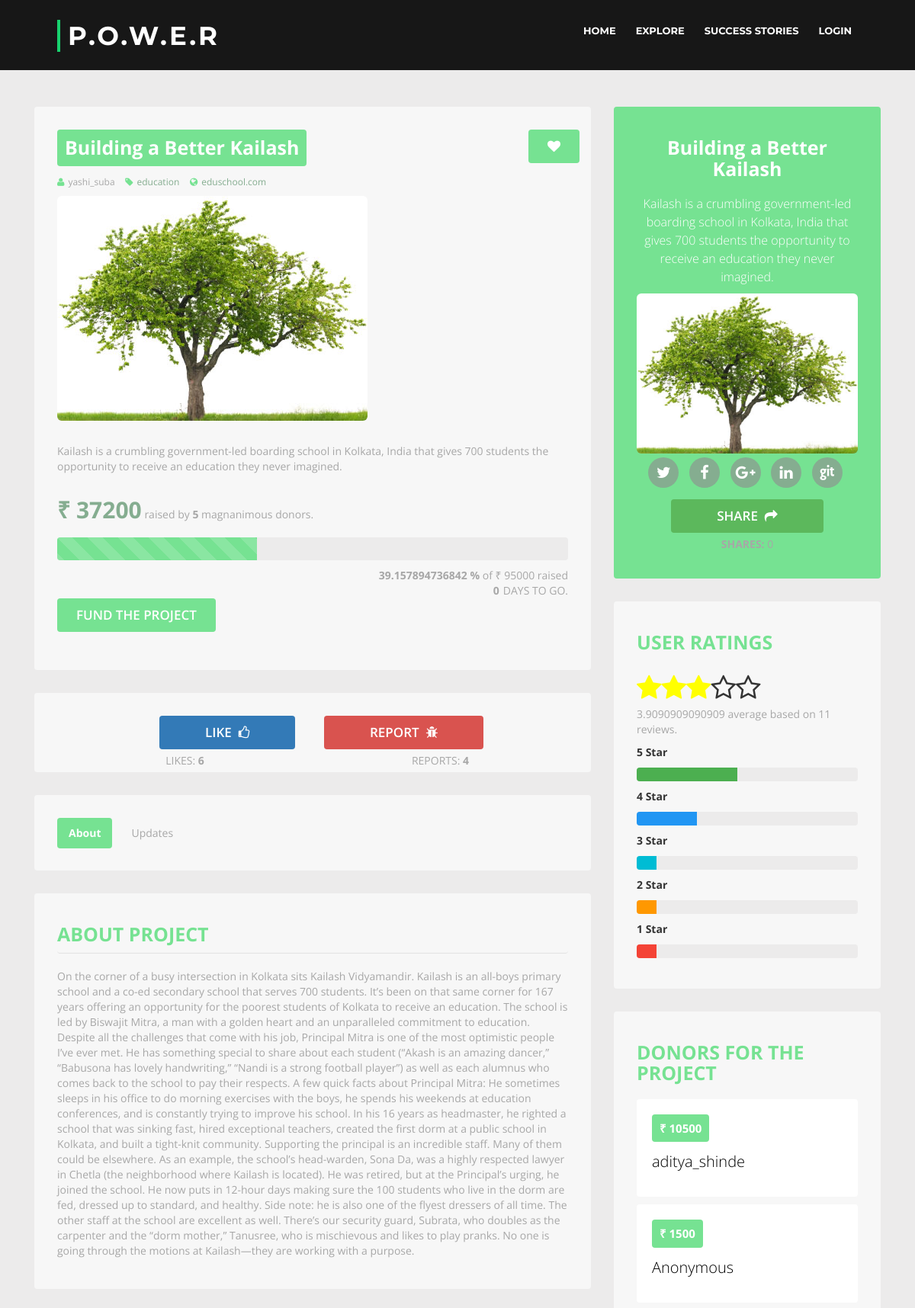
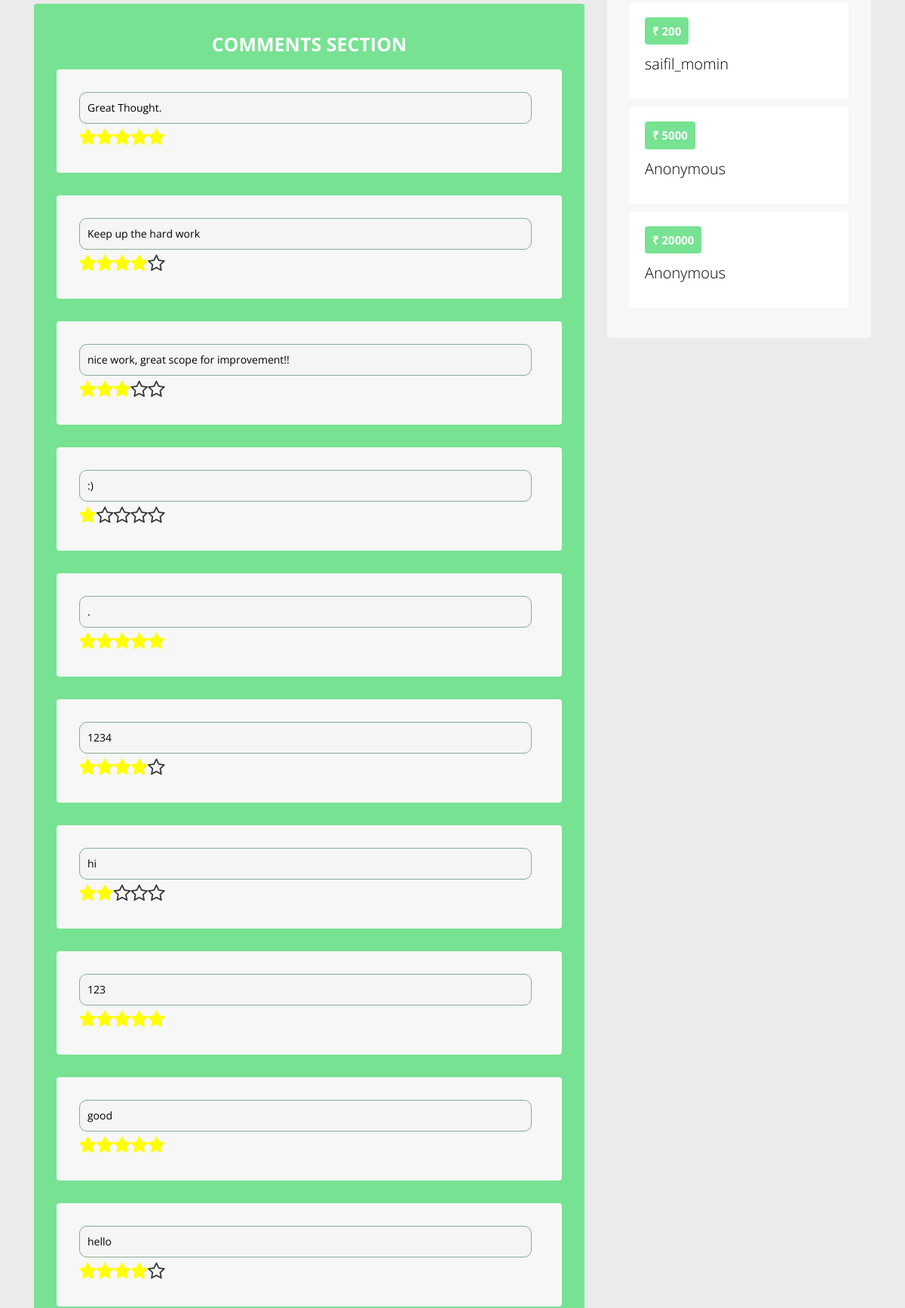
Page /project_details_both.php (upper part) on the committed database (2 pictures, top to bottom).
### tables this page shows
CREATE TABLE `project` (
  `project_id` int(11) NOT NULL,
  `user_id` int(11) NOT NULL,
  `project_title` varchar(100) NOT NULL DEFAULT 'Not Defined' COMMENT 'Title of the project (max 100 characters)',
  `project_short_description` varchar(300) NOT NULL DEFAULT 'Not Defined' COMMENT 'max 300 characters',
  `project_description` varchar(2500) NOT NULL DEFAULT 'Not Defined' COMMENT 'max 2500 characters',
  `project_image` varchar(500) DEFAULT NULL,
  `project_category` varchar(100) NOT NULL,
  `project_location` varchar(100) NOT NULL,
  `project_website` varchar(500) DEFAULT NULL COMMENT 'url of the website for the project ',
  `project_funds` int(11) DEFAULT NULL COMMENT 'amount required for the  project',
  `project_people` int(11) DEFAULT NULL COMMENT 'number of people to be hired',
  `project_deadline` int(11) NOT NULL DEFAULT '0' COMMENT 'number of days for the project',
  `project_timestamp` timestamp NOT NULL DEFAULT CURRENT_TIMESTAMP,
  `project_likes` int(11) NOT NULL DEFAULT '0',
  `project_shares` int(11) NOT NULL DEFAULT '0',
  `project_reports` int(11) NOT NULL DEFAULT '0',
  `project_photo` blob NOT NULL COMMENT 'detailed image data (bits based) received from the server',
  `project_funds_received` int(11) NOT NULL DEFAULT '0',
  `project_people_hired` int(11) NOT NULL DEFAULT '0',
  `project_score` int(11) NOT NULL
);

CREATE TABLE `user` (
  `user_id` int(11) NOT NULL COMMENT 'auto incremented user id',
  `user_name` varchar(30) NOT NULL,
  `password` varchar(30) NOT NULL,
  `type` tinyint(4) NOT NULL COMMENT 'individual=0, organization=1',
  `about_me` text NOT NULL,
  `education` text NOT NULL,
  `languages` text NOT NULL,
  `skills` text NOT NULL,
  `rewards` text NOT NULL
);

CREATE TABLE `comment` (
  `comment_id` int(11) NOT NULL,
  `project_id` int(11) NOT NULL,
  `comment` text NOT NULL,
  `rating` int(11) NOT NULL
);

CREATE TABLE `donor` (
  `donor_id` int(11) NOT NULL,
  `user_id` int(11) NOT NULL,
  `project_id` int(11) NOT NULL,
  `donation_amount` int(11) NOT NULL,
  `donation_type` int(1) NOT NULL DEFAULT '0' COMMENT 'anonymous=1 or else 0'
);

### public/project_details_both.php (the view, shortened to what this page needs)
<?php include '../includes/layouts/header.php';?>
<?php
$query1="select * from project where project_id=1";
$query2="select u.user_name from user u,project p where p.user_id=u.user_id and p.project_id=1";
$query3="select * from donor where project_id=1";
$query7="select * from comment where project_id=1";
if ($result1=mysqli_query($conn,$query1))
{
	$row1=mysqli_fetch_array($result1);
}
if($result2=mysqli_query($conn,$query2)){
	$row2=mysqli_fetch_array($result2);
}
$result3=mysqli_query($conn,$query3);
$count=0;$amount=0;
while($row3 = mysqli_fetch_assoc($result3)){
	$count++;
	foreach($row3 as $key => $val){
		if($key=='donation_amount'){
			$amount=$amount+$val;
		}
	}
}
$percent=$amount*100/$row1['project_funds'];
$result6=mysqli_query($conn,$query3);
$result7=mysqli_query($conn,$query7);
?>
<head>
	<link href="assets/css/bootstrap.min.css" rel="stylesheet">
	<link href="css/project-details_style.css" rel="stylesheet">
</head>
<body>
	<div class="main-content">
		<div class="container">
			<div class="row">
				<div class="content col-md-8 col-sm-12 col-xs-12">
					<div class="section-block">
						<div class="funding-meta">
							<h1><?php echo $row1["project_title"];?></h1>
							<button class="btn btn-launch" id="favourite"><i class="fa fa-heart"></i></button>
							<span class="type-meta"><i class="fa fa-user"></i><?php echo $row2['user_name'];?></span>
							<span class="type-meta"><i class="fa fa-tag"></i><a href="#"><?php echo $row1['project_category'];?></a></span>
							<span class="type-meta"><i class="fa fa-globe"></i><a href="#"><?php echo $row1['project_website'];?></a></span>
							<div><img src="<?php echo 'UploadsImages/'.$row1['project_image'];?>" class="img-rounded img-responsive" alt="<?php echo $row1['project_title'];?>"></div>
							<p><?php echo $row1['project_short_description'];?></p>
							<h2>&#x20B9; <?php echo $amount;?> </h2>
							<span class="contribution">raised by <strong><?php echo $count;?></strong> magnanimous donors.</span>
							<div class="progress">
								<div class="progress-bar progress-bar-striped active" role="progressbar" aria-valuemin="0" aria-valuemax="100" style="width: <?php echo $percent;?>%;">
								</div>
							</div>
							<span class="goal-progress"><strong><?php echo $percent;?> %</strong> of &#x20B9; <?php echo $row1['project_funds'];?> raised</span>
						</div>
						<?php
						$date=$row1['project_timestamp'];
						$date=substr($date,0,10);
						$date=date('Y-m-d', strtotime($date.'+ '.$row1["project_deadline"].' days'));
						$today=date("Y-m-d");
						$days_left= strtotime($date) - strtotime($today);
						if($days_left<=0){
							$days_left=0;
						}
						?>
						<span class="count-down"><strong><?php echo round($days_left/(60 * 60 * 24)); ?></strong>Days to go.</span>
						<a href="#" class="btn btn-launch">FUND THE PROJECT</a><br><br>
					</div>
					<div class="section-block" align="center">
						<div class="btn-group" role="group">
							<div class="col-sm-6"><button type="button" class="btn btn-primary share_like_report" id="like_button">LIKE &nbsp;<i class="fa fa-thumbs-o-up" aria-hidden="true"></i></button></div>
							<div class="col-sm-6"><button type="button" class="btn btn-danger share_like_report" id="report_button">REPORT &nbsp;<i class="fa fa-bug" aria-hidden="true"></i></button></div>
						</div>
							<div class="col-sm-6"><p style="margin: 5px">LIKES: <strong id="like_count"><?php echo $row1['project_likes']?></strong></p></div>
							<div class="col-sm-6"><p style="margin: 5px"> REPORTS: <strong id="report_count"><?php echo $row1['project_reports']?></strong></p></div>
					</div>
					<div class="section-block">
						<div class="section-tabs">
							<ul class="nav nav-tabs" role="tablist">
								<li role="presentation" class="active"><a href="#about" aria-controls="about" role="tab" data-toggle="tab">About</a></li>
								<li role="presentation"><a href="#updates" aria-controls="updates" role="tab" data-toggle="tab">Updates</a></li>
							</ul>
						</div>
					</div>
					<div class="section-block">
						<div class="tab-content">
							<div role="tabpanel" class="tab-pane active">
								<div class="about-information">
									<h1 class="section-title">ABOUT PROJECT</h1>
									<p><?php echo $row1['project_description']; ?></p>
								</div>
							</div>
						</div>
					</div>
					<div class="section-block summary" id="block">
						<h1 class="section-title">COMMENTS SECTION</h1>
					<?php
					$avg_rating=0;$comment_count=0;
					$star5=0;$star4=0;$star3=0;$star2=0;$star1=0;
					while($row7 = mysqli_fetch_assoc($result7)){
						$comment_count++;
						echo '<div class="section-block">';
						foreach($row7 as $key => $val){
							if($key=='rating'){
								$avg_rating=$avg_rating+$val;
								if($val==5)
									$star5++;
								elseif($val==4)
									$star4++;
								elseif($val==3)
									$star3++;
								elseif($val==2)
									$star2++;
								elseif($val==1)
									$star1++;
								echo '<br><span class="star-rating_given" style="font-size:1.75em">';
								for ($i=1; $i<=$val;$i++) {
									echo '<span class="fa fa-star"></span>';
								}
								for($i=5-$val;$i>=1;$i--)
									echo '<span class="fa fa-star-o"></span>';
								echo '</span>';
							}
							if($key=='comment')
								echo '<input class="signup-input" type="text" style="color:black" value="'.$val.'" disabled>';
						}
						echo '</div>';
					}
					$avg_rating=$avg_rating/$comment_count;
					?>
					</div>
				</div>
				<div class="content col-md-4 col-sm-12 col-xs-12">
					<div class="section-block summary">
						<h1 class="section-title"><?php echo $row1['project_title'];?></h1>
						<div class="profile-contents">
							<h2 class="position"><?php echo $row1['project_short_description'];?></h2>
							<img src="<?php echo 'UploadsImages/'.$row1['project_image'];?>" class="img-rounded img-responsive" alt="<?php echo $row1['project_title'];?>">
							<ul class="list-inline">
								<li><a href="#"><i class="fa fa-twitter"></i></a></li>
								<li><a href="#"><i class="fa fa-facebook"></i></a></li>
								<li><a href="#"><i class="fa fa-google-plus"></i></a></li>
								<li><a href="#"><i class="fa fa-linkedin"></i></a></li>
								<li><a href="#"><i class="fa fa-git"></i></a></li>
							</ul>
							<button type="button" class="btn btn-success share_like_report">SHARE &nbsp;<i class="fa fa-share" aria-hidden="true"></i></button>
							<div><p style="margin: 5px"><strong> SHARES: </strong><?php echo $row1['project_shares']?></p></div>
						</div>
					</div>
					<div class="section-block">
						<h1 class="section-title">USER RATINGS</h1>
						<span class="star-rating_user" style="font-size:2.5em;">
							<?php
								for ($i=1; $i<=$avg_rating; $i++) {
									echo '<span class="fa fa-star"></span>';
								}
								for($i=5-($i-1); $i>=1; $i--)
									echo '<span class="fa fa-star-o"></span>';
							?>
						</span>
						<p><?php echo $avg_rating." average based on ".$comment_count; ?> reviews.</p>
						<strong>5 Star</strong>
						<div class="progress" style="height: 18px">
							<div class="progress-bar" role="progressbar" style="width: <?php echo $star5*100/$comment_count;?>%; background-color:#4CAF50" aria-valuenow="25" aria-valuemin="0" aria-valuemax="100">
							</div>
						</div>
						<strong>4 Star</strong>
						<div class="progress" style="height: 18px">
							<div class="progress-bar" role="progressbar" style="width: <?php echo $star4*100/$comment_count;?>%; background-color:#2196F3" aria-valuenow="25" aria-valuemin="0" aria-valuemax="100">
							</div>
						</div>
						<strong>3 Star</strong>
						<div class="progress" style="height: 18px">
							<div class="progress-bar" role="progressbar" style="width: <?php echo $star3*100/$comment_count;?>%; background-color:#00bcd4" aria-valuenow="25" aria-valuemin="0" aria-valuemax="100">
							</div>
						</div>
						<strong>2 Star</strong>
						<div class="progress" style="height: 18px">
							<div class="progress-bar" role="progressbar" style="width: <?php echo $star2*100/$comment_count;?>%; background-color:#ff9800" aria-valuenow="25" aria-valuemin="0" aria-valuemax="100">
							</div>
						</div>
						<strong>1 Star</strong>
						<div class="progress" style="height: 18px">
							<div class="progress-bar" role="progressbar" style="width: <?php echo $star1*100/$comment_count;?>%; background-color:#f44336" aria-valuenow="25" aria-valuemin="0" aria-valuemax="100">
							</div>
						</div>
					</div>
					<div class="section-block">
						<h1 class="section-title">DONORS FOR THE PROJECT</h1>
						<?php
						while($row6 = mysqli_fetch_assoc($result6)){
							echo '<div class="reward-block">';
							foreach($row6 as $key => $val){
								if($key=='user_id'){
									$query5="select u.user_name from user u,donor d where d.user_id=u.user_id and d.user_id=".$val;
									$result5=mysqli_query($conn,$query5);
									$row5=mysqli_fetch_array($result5);
								}
								if($key=='donation_amount')
									echo '<h3>&#x20B9; '.$val.'</h3>';
								if($key=='donation_type'){
									if($val==1)
										echo '<h2 style="color:black">Anonymous</h2>';
									else
										echo '<h2 style="color:black">'.$row5['user_name'].'</h2>';
								}
							}
							echo "</div>";
						}
						?>
					</div>
				</div>
			</div>
		</div>
	</div>
<?php include '../includes/layouts/page_footer.php';?>

### includes/layouts/header.php (shortened to what this page needs)
<?php
$user_login = false;
?>
<!DOCTYPE html>
<html lang="en">
<head>
    <link href="lib/bootstrap/css/bootstrap.min.css" rel="stylesheet">
    <link href="lib/font-awesome/css/font-awesome.min.css" rel="stylesheet">
    <link rel="stylesheet" href="assets/plugins/font-awesome/css/font-awesome.css">
    <link href="lib/animate/animate.min.css" rel="stylesheet">
    <link href="lib/ionicons/css/ionicons.min.css" rel="stylesheet">
    <link href="lib/owlcarousel/assets/owl.carousel.min.css" rel="stylesheet">
    <link href="lib/lightbox/css/lightbox.min.css" rel="stylesheet">
    <link href="css/home_style.css" rel="stylesheet">
</head>
<body>
<header id="header" style="background-color: rgb(0,0,0,0.9)">
    <div class="container-fluid">
        <div id="logo" class="pull-left">
            <h1><a href="#intro" class="scrollto">P.O.W.E.R</a></h1>
        </div>
        <nav id="nav-menu-container">
        <ul class="nav-menu">
          <li class="menu"><a href="index.php">Home</a></li>
          <li><a href="category_page.php">Explore</a></li>
          <li><a href="success_stories.php">Success Stories</a></li>
          <?php
          if ($user_login == true) {
            echo "<li><a href=\"investor.php\">Investors</a></li>";
            echo "<li><a href=\"Post_project.php\">Post A Project</a></li>";
            echo "<li><a href=\"profile_page/profile.php\">Profile</a></li>";
            echo "<li><a href=\"logout.php\">Logout</a></li>";
          } else {
            echo "<li><a href=\"login_page.php\">Login</a></li>";
          }
          ?>
        </ul>
      </nav>
    </div>
</header>

### includes/layouts/page_footer.php (shortened to what this page needs)
</body>
</html>

### public/css/home_style.css (style rules this page uses)
body { background: #fff; color: #666666; font-family: "Open Sans", sans-serif; }
a { color: #18d26e; transition: 0.5s; }
p { padding: 0; margin: 0 0 30px 0; }
h1, h2, h3, h4, h5, h6 { font-family: "Montserrat", sans-serif; font-weight: 400; margin: 0 0 20px 0; padding: 0; }
#header { padding: 30px 0; height: 92px; position: fixed; left: 0; top: 0; right: 0; transition: all 0.5s; z-index: 997; }
#header #logo { float: left; }
@media (min-width: 1024px) { #header #logo { padding-left: 60px; } }
#header #logo h1 { font-size: 34px; margin: 0; padding: 0; line-height: 1; font-family: "Montserrat", sans-serif; font-weight: 700; letter-spacing: 3px; }
#header #logo h1 a, #header #logo h1 a:hover { color: #fff; padding-left: 10px; border-left: 4px solid #18d26e; }
.nav-menu, .nav-menu * { margin: 0; padding: 0; list-style: none; }
.nav-menu li { position: relative; white-space: nowrap; }
.nav-menu > li { float: left; }
#nav-menu-container { float: right; margin: 0; }
@media (min-width: 1024px) { #nav-menu-container { padding-right: 60px; } }
.nav-menu a { padding: 0 8px 10px 8px; text-decoration: none; display: inline-block; color: #fff; font-family: "Montserrat", sans-serif; font-weight: 700; font-size: 13px; text-transform: uppercase; outline: none; }
.nav-menu > li { margin-left: 10px; }
#mobile-nav { position: fixed; top: 0; padding-top: 18px; bottom: 0; z-index: 998; background: rgba(0, 0, 0, 0.8); left: -260px; width: 260px; overflow-y: auto; transition: 0.4s; }
#mobile-nav ul { padding: 0; margin: 0; list-style: none; }
#mobile-nav ul li { position: relative; }
#mobile-nav ul li a { color: #fff; font-size: 13px; text-transform: uppercase; overflow: hidden; padding: 10px 22px 10px 15px; position: relative; text-decoration: none; width: 100%; display: block; outline: none; font-weight: 700; font-family: "Montserrat", sans-serif; }

### public/project_details_both.php (style rules this page uses)
.share_like_report { color: #FFF; font-size: 17px; font-weight: 600; padding: 10px 60px; }
#favourite { position:absolute; top:30px; right:30px; }
.star-rating_given .fa-star { color: yellow; }
.star-rating_user .fa-star { color: yellow; }

### rows in the picture
project: project_title "Building a Better Kailash", project_category "education", project_website "eduschool.com", project_image (picture), project_short_description "Kailash is a crumbling government-led boarding school in Kolkata, India that gives 700 students the opportunity to receive an education they never imagined.", project_funds "39.157894736842", project_funds "95000", $days_left/(60 * 60 * 24) "0", project_likes "6", project_reports "4", project_description "On the corner of a busy intersection in Kolkata sits Kailash Vidyamandir. Kailash is an all-boys primary school and a co-ed secondary school that serves 700 students. It’s been on that same corner for 167 years offering an opportunity for the poorest students of Kolkata to receive an education. The school is led by Biswajit Mitra, a man with a golden heart and an unparalleled commitment to education. Despite all the challenges that come with his job, Principal Mitra is one of the most optimistic people I’ve ever met. He has something special to share about each student (“Akash is an amazing dancer,” “Babusona has lovely handwriting,” “Nandi is a strong football player”) as well as each…"
user: user_name "yashi_suba"
comment: comment "Great Thought.", rating 5 (drawn)
comment: comment "Keep up the hard work", rating 4 (drawn)
comment: comment "nice work, great scope for improvement!!", rating 3 (drawn)
comment: comment ":)", rating 1 (drawn)
comment: comment ".", rating 5 (drawn)
comment: comment "1234", rating 4 (drawn)
comment: comment "hi", rating 2 (drawn)
comment: comment "123", rating 5 (drawn)
comment: comment "good", rating 5 (drawn)
comment: comment "hello", rating 4 (drawn)
donor: donation_amount "10500"
user: user_name "aditya_shinde"
donor: donation_amount "1500", donation_type "Anonymous"
donor: donation_amount "200"
user: user_name "saifil_momin"
donor: donation_amount "5000", donation_type "Anonymous"
donor: donation_amount "20000", donation_type "Anonymous"

### other values in the picture
$amount "37200"
$count "5"
$avg_rating "3.9090909090909"
$comment_count "11"
